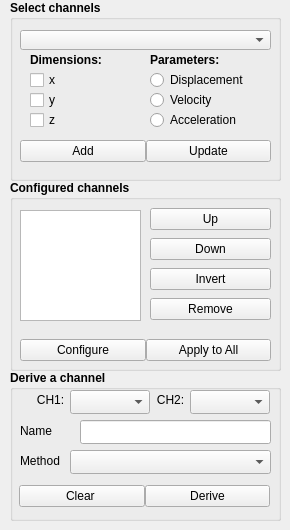
        <widget class="QWidget" name="configureTab">
         <property name="sizePolicy">
          <sizepolicy hsizetype="Preferred" vsizetype="Preferred">
           <horstretch>0</horstretch>
           <verstretch>0</verstretch>
          </sizepolicy>
         </property>
         <property name="minimumSize">
          <size>
           <width>0</width>
           <height>20</height>
          </size>
         </property>
         <attribute name="title">
          <string>Configure</string>
         </attribute>
         <widget class="QComboBox" name="ch1ComboBox">
          <property name="geometry">
           <rect>
            <x>70</x>
            <y>390</y>
            <width>80</width>
            <height>24</height>
           </rect>
          </property>
          <property name="sizePolicy">
           <sizepolicy hsizetype="Fixed" vsizetype="Fixed">
            <horstretch>0</horstretch>
            <verstretch>0</verstretch>
           </sizepolicy>
          </property>
         </widget>
         <widget class="QComboBox" name="ch2ComboBox">
          <property name="geometry">
           <rect>
            <x>190</x>
            <y>390</y>
            <width>80</width>
            <height>24</height>
           </rect>
          </property>
          <property name="sizePolicy">
           <sizepolicy hsizetype="Fixed" vsizetype="Fixed">
            <horstretch>0</horstretch>
            <verstretch>0</verstretch>
           </sizepolicy>
          </property>
         </widget>
         <widget class="QLabel" name="label_9">
          <property name="geometry">
           <rect>
            <x>30</x>
            <y>390</y>
            <width>41</width>
            <height>20</height>
           </rect>
          </property>
          <property name="text">
           <string>CH1:</string>
          </property>
          <property name="alignment">
           <set>Qt::AlignmentFlag::AlignCenter</set>
          </property>
         </widget>
         <widget class="QLabel" name="label_10">
          <property name="geometry">
           <rect>
            <x>150</x>
            <y>390</y>
            <width>41</width>
            <height>20</height>
           </rect>
          </property>
          <property name="text">
           <string>CH2:</string>
          </property>
          <property name="alignment">
           <set>Qt::AlignmentFlag::AlignCenter</set>
          </property>
         </widget>
         <widget class="QLineEdit" name="derivedChLineEdit">
          <property name="geometry">
           <rect>
            <x>80</x>
            <y>420</y>
            <width>191</width>
            <height>24</height>
           </rect>
          </property>
          <property name="sizePolicy">
           <sizepolicy hsizetype="Fixed" vsizetype="Fixed">
            <horstretch>0</horstretch>
            <verstretch>0</verstretch>
           </sizepolicy>
          </property>
         </widget>
         <widget class="QLabel" name="label_11">
          <property name="geometry">
           <rect>
            <x>20</x>
            <y>420</y>
            <width>41</width>
            <height>21</height>
           </rect>
          </property>
          <property name="text">
           <string>Name</string>
          </property>
         </widget>
         <widget class="QComboBox" name="channelTypeComboBox">
          <property name="geometry">
           <rect>
            <x>70</x>
            <y>450</y>
            <width>201</width>
            <height>24</height>
           </rect>
          </property>
          <property name="sizePolicy">
           <sizepolicy hsizetype="Fixed" vsizetype="Fixed">
            <horstretch>0</horstretch>
            <verstretch>0</verstretch>
           </sizepolicy>
          </property>
         </widget>
         <widget class="QWidget" name="horizontalLayoutWidget">
          <property name="geometry">
           <rect>
            <x>19</x>
            <y>480</y>
            <width>251</width>
            <height>32</height>
           </rect>
          </property>
          <layout class="QHBoxLayout" name="horizontalLayout_6">
           <property name="spacing">
            <number>0</number>
           </property>
           <item>
            <widget class="QPushButton" name="clearAllDerivedButton">
             <property name="sizePolicy">
              <sizepolicy hsizetype="Preferred" vsizetype="Fixed">
               <horstretch>0</horstretch>
               <verstretch>0</verstretch>
              </sizepolicy>
             </property>
             <property name="text">
              <string>Clear </string>
             </property>
            </widget>
           </item>
           <item>
            <widget class="QPushButton" name="deriveButton">
             <property name="sizePolicy">
              <sizepolicy hsizetype="Preferred" vsizetype="Fixed">
               <horstretch>0</horstretch>
               <verstretch>0</verstretch>
              </sizepolicy>
             </property>
             <property name="text">
              <string>Derive</string>
             </property>
            </widget>
           </item>
          </layout>
         </widget>
         <widget class="QLabel" name="label_12">
          <property name="geometry">
           <rect>
            <x>20</x>
            <y>450</y>
            <width>51</width>
            <height>21</height>
           </rect>
          </property>
          <property name="text">
           <string>Method</string>
          </property>
         </widget>
         <widget class="QGroupBox" name="groupBox_2">
          <property name="geometry">
           <rect>
            <x>10</x>
            <y>0</y>
            <width>271</width>
            <height>181</height>
           </rect>
          </property>
          <property name="font">
           <font>
            <bold>true</bold>
           </font>
          </property>
          <property name="title">
           <string>Select channels</string>
          </property>
          <widget class="QComboBox" name="channelsComboBox">
           <property name="geometry">
            <rect>
             <x>10</x>
             <y>30</y>
             <width>251</width>
             <height>20</height>
            </rect>
           </property>
           <property name="sizePolicy">
            <sizepolicy hsizetype="Fixed" vsizetype="Fixed">
             <horstretch>0</horstretch>
             <verstretch>0</verstretch>
            </sizepolicy>
           </property>
           <property name="font">
            <font>
             <bold>false</bold>
            </font>
           </property>
          </widget>
          <widget class="QCheckBox" name="X_checkBox">
           <property name="geometry">
            <rect>
             <x>20</x>
             <y>70</y>
             <width>101</width>
             <height>20</height>
            </rect>
           </property>
           <property name="font">
            <font>
             <bold>false</bold>
            </font>
           </property>
           <property name="text">
            <string>x</string>
           </property>
          </widget>
          <widget class="QLabel" name="label_3">
           <property name="geometry">
            <rect>
             <x>140</x>
             <y>50</y>
             <width>111</width>
             <height>20</height>
            </rect>
           </property>
           <property name="font">
            <font>
             <bold>true</bold>
            </font>
           </property>
           <property name="text">
            <string>Parameters:</string>
           </property>
          </widget>
          <widget class="QCheckBox" name="Y_checkBox">
           <property name="geometry">
            <rect>
             <x>20</x>
             <y>90</y>
             <width>101</width>
             <height>20</height>
            </rect>
           </property>
           <property name="font">
            <font>
             <bold>false</bold>
            </font>
           </property>
           <property name="text">
            <string>y</string>
           </property>
          </widget>
          <widget class="QCheckBox" name="Z_checkBox">
           <property name="geometry">
            <rect>
             <x>20</x>
             <y>110</y>
             <width>101</width>
             <height>20</height>
            </rect>
           </property>
           <property name="font">
            <font>
             <bold>false</bold>
            </font>
           </property>
           <property name="text">
            <string>z</string>
           </property>
          </widget>
          <widget class="QLabel" name="label_2">
           <property name="geometry">
            <rect>
             <x>20</x>
             <y>50</y>
             <width>101</width>
             <height>20</height>
            </rect>
           </property>
           <property name="font">
            <font>
             <bold>true</bold>
            </font>
           </property>
           <property name="text">
            <string>Dimensions:</string>
           </property>
          </widget>
          <widget class="QRadioButton" name="displacementRB">
           <property name="geometry">
            <rect>
             <x>140</x>
             <y>70</y>
             <width>121</width>
             <height>20</height>
            </rect>
           </property>
           <property name="font">
            <font>
             <bold>false</bold>
            </font>
           </property>
           <property name="text">
            <string>Displacement</string>
           </property>
          </widget>
          <widget class="QRadioButton" name="velocityRB">
           <property name="geometry">
            <rect>
             <x>140</x>
             <y>90</y>
             <width>121</width>
             <height>20</height>
            </rect>
           </property>
           <property name="font">
            <font>
             <bold>false</bold>
            </font>
           </property>
           <property name="text">
            <string>Velocity</string>
           </property>
          </widget>
          <widget class="QRadioButton" name="accelerationRB">
           <property name="geometry">
            <rect>
             <x>140</x>
             <y>110</y>
             <width>121</width>
             <height>20</height>
            </rect>
           </property>
           <property name="font">
            <font>
             <bold>false</bold>
            </font>
           </property>
           <property name="text">
            <string>Acceleration</string>
           </property>
          </widget>
          <widget class="QWidget" name="horizontalLayoutWidget_3">
           <property name="geometry">
            <rect>
             <x>10</x>
             <y>131</y>
             <width>251</width>
             <height>41</height>
            </rect>
           </property>
           <layout class="QHBoxLayout" name="horizontalLayout">
            <property name="spacing">
             <number>0</number>
            </property>
            <property name="sizeConstraint">
             <enum>QLayout::SizeConstraint::SetNoConstraint</enum>
            </property>
            <item>
             <widget class="QPushButton" name="addConfigButton">
              <property name="sizePolicy">
               <sizepolicy hsizetype="Preferred" vsizetype="Fixed">
                <horstretch>0</horstretch>
                <verstretch>0</verstretch>
               </sizepolicy>
              </property>
              <property name="font">
               <font>
                <bold>false</bold>
                <underline>false</underline>
                <strikeout>false</strikeout>
                <kerning>true</kerning>
               </font>
              </property>
              <property name="text">
               <string>Add</string>
              </property>
              <property name="iconSize">
               <size>
                <width>16</width>
                <height>16</height>
               </size>
              </property>
             </widget>
            </item>
            <item>
             <widget class="QPushButton" name="updateConfigButton">
              <property name="enabled">
               <bool>true</bool>
              </property>
              <property name="sizePolicy">
               <sizepolicy hsizetype="Preferred" vsizetype="Fixed">
                <horstretch>0</horstretch>
                <verstretch>0</verstretch>
               </sizepolicy>
              </property>
              <property name="font">
               <font>
                <bold>false</bold>
               </font>
              </property>
              <property name="text">
               <string>Update</string>
              </property>
             </widget>
            </item>
           </layout>
          </widget>
         </widget>
         <widget class="QGroupBox" name="groupBox_5">
          <property name="geometry">
           <rect>
            <x>10</x>
            <y>180</y>
            <width>271</width>
            <height>191</height>
           </rect>
          </property>
          <property name="font">
           <font>
            <bold>true</bold>
           </font>
          </property>
          <property name="title">
           <string>Configured channels</string>
          </property>
          <widget class="QWidget" name="horizontalLayoutWidget_4">
           <property name="geometry">
            <rect>
             <x>10</x>
             <y>150</y>
             <width>251</width>
             <height>41</height>
            </rect>
           </property>
           <layout class="QHBoxLayout" name="horizontalLayout_3">
            <property name="spacing">
             <number>0</number>
            </property>
            <item>
             <widget class="QPushButton" name="configureButton">
              <property name="sizePolicy">
               <sizepolicy hsizetype="Preferred" vsizetype="Fixed">
                <horstretch>0</horstretch>
                <verstretch>0</verstretch>
               </sizepolicy>
              </property>
              <property name="font">
               <font>
                <bold>false</bold>
               </font>
              </property>
              <property name="text">
               <string>Configure</string>
              </property>
             </widget>
            </item>
            <item>
             <widget class="QPushButton" name="applyConfigToAllButton">
              <property name="sizePolicy">
               <sizepolicy hsizetype="Preferred" vsizetype="Fixed">
                <horstretch>0</horstretch>
                <verstretch>0</verstretch>
               </sizepolicy>
              </property>
              <property name="font">
               <font>
                <bold>false</bold>
               </font>
              </property>
              <property name="text">
               <string>Apply to All</string>
              </property>
             </widget>
            </item>
           </layout>
          </widget>
          <widget class="QWidget" name="verticalLayoutWidget_5">
           <property name="geometry">
            <rect>
             <x>140</x>
             <y>20</y>
             <width>121</width>
             <height>131</height>
            </rect>
           </property>
           <layout class="QVBoxLayout" name="verticalLayout_10">
            <property name="spacing">
             <number>0</number>
            </property>
            <item>
             <widget class="QPushButton" name="moveUpButton">
              <property name="sizePolicy">
               <sizepolicy hsizetype="Preferred" vsizetype="Fixed">
                <horstretch>0</horstretch>
                <verstretch>0</verstretch>
               </sizepolicy>
              </property>
              <property name="font">
               <font>
                <bold>false</bold>
               </font>
              </property>
              <property name="text">
               <string>Up</string>
              </property>
             </widget>
            </item>
            <item>
             <widget class="QPushButton" name="moveDownButton">
              <property name="sizePolicy">
               <sizepolicy hsizetype="Preferred" vsizetype="Fixed">
                <horstretch>0</horstretch>
                <verstretch>0</verstretch>
               </sizepolicy>
              </property>
              <property name="font">
               <font>
                <bold>false</bold>
               </font>
              </property>
              <property name="text">
               <string>Down</string>
              </property>
             </widget>
            </item>
            <item>
             <widget class="QPushButton" name="invertButton">
              <property name="sizePolicy">
               <sizepolicy hsizetype="Preferred" vsizetype="Fixed">
                <horstretch>0</horstretch>
                <verstretch>0</verstretch>
               </sizepolicy>
              </property>
              <property name="font">
               <font>
                <bold>false</bold>
               </font>
              </property>
              <property name="text">
               <string>Invert</string>
              </property>
             </widget>
            </item>
            <item>
             <widget class="QPushButton" name="removeConfigButton">
              <property name="sizePolicy">
               <sizepolicy hsizetype="Preferred" vsizetype="Fixed">
                <horstretch>0</horstretch>
                <verstretch>0</verstretch>
               </sizepolicy>
              </property>
              <property name="font">
               <font>
                <bold>false</bold>
               </font>
              </property>
              <property name="text">
               <string>Remove</string>
              </property>
             </widget>
            </item>
           </layout>
          </widget>
         </widget>
         <widget class="QListView" name="configuredChannelsListView">
          <property name="geometry">
           <rect>
            <x>20</x>
            <y>210</y>
            <width>121</width>
            <height>111</height>
           </rect>
          </property>
          <property name="sizePolicy">
           <sizepolicy hsizetype="Fixed" vsizetype="Expanding">
            <horstretch>0</horstretch>
            <verstretch>0</verstretch>
           </sizepolicy>
          </property>
          <property name="font">
           <font>
            <bold>false</bold>
           </font>
          </property>
         </widget>
         <widget class="QGroupBox" name="groupBox_6">
          <property name="geometry">
           <rect>
            <x>10</x>
            <y>370</y>
            <width>271</width>
            <height>151</height>
           </rect>
          </property>
          <property name="font">
           <font>
            <bold>true</bold>
           </font>
          </property>
          <property name="title">
           <string>Derive a channel</string>
          </property>
         </widget>
         <zorder>groupBox_6</zorder>
         <zorder>ch1ComboBox</zorder>
         <zorder>ch2ComboBox</zorder>
         <zorder>label_9</zorder>
         <zorder>label_10</zorder>
         <zorder>derivedChLineEdit</zorder>
         <zorder>label_11</zorder>
         <zorder>channelTypeComboBox</zorder>
         <zorder>horizontalLayoutWidget</zorder>
         <zorder>label_12</zorder>
         <zorder>groupBox_2</zorder>
         <zorder>groupBox_5</zorder>
         <zorder>configuredChannelsListView</zorder>
        </widget>
